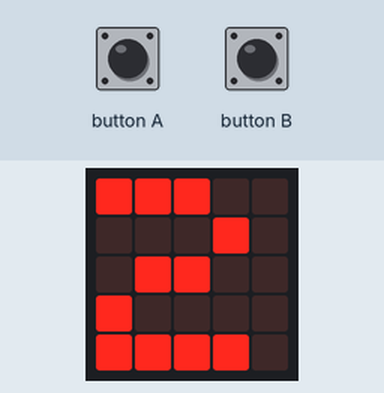
Bench run of a program on a simulated BBC micro:bit running MicroPython. Shown: the board's 5×5 LED display. The inputs (shaded band) are chosen by the test bench. Random numbers come from a fixed seed; the 48×5 strip is a reading aid, not a part: it shows the text the display is scrolling, unrolled, one strip-width of it at a time.

Above: at 1.1 s.
At 4.6 s:
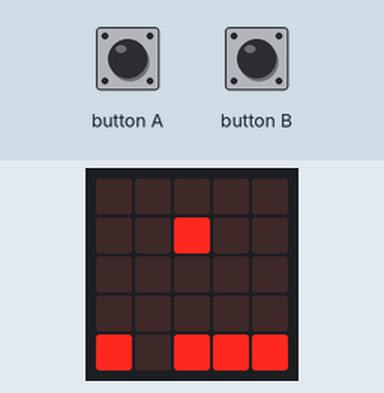
4.7 s: button A pressed for 0.15 s
At 5.8 s:
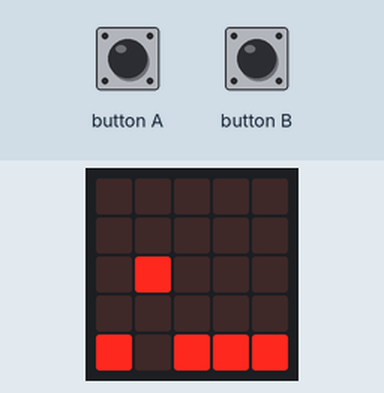
7.8 s: button B pressed 5 times (0.12 s each, 0.3 s apart)
At 9.8 s:
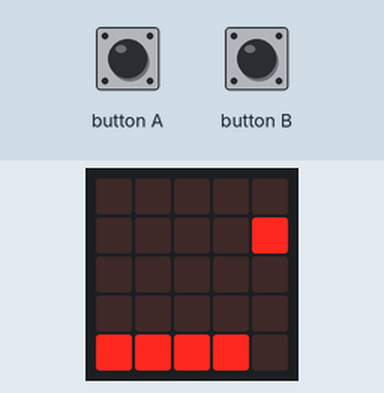
10.8 s: button A pressed for 1 s
At 11.8 s:
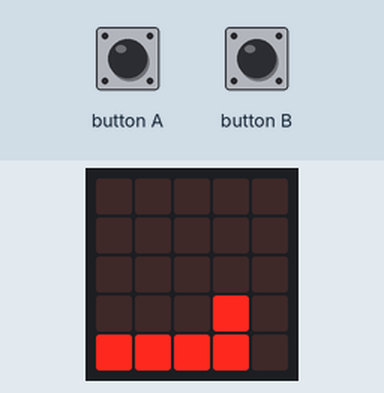
Timing chart, 0 to 13.8 s (numbered marks = the images above; inputs shaded):
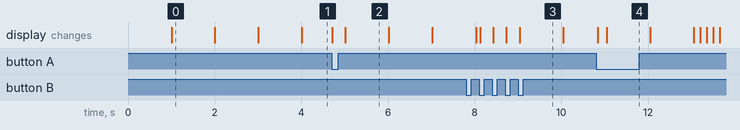

Measured:
- what the display in image 0 shows lasts 1.0 s, from 1.0 s to 2.0 s

The program:

main.py
```python
import random

from microbit import *

curr_x = 2
curr_y = 0
score = 0

drop_every = 10

new_line = True

display.clear()
display.show(["3", "2", "1"], delay=1000, wait=True, clear=True)
display.set_pixel(curr_x, curr_y, 9)

game_over = False
counter = 0
score = 0
hole_x = 2

while True:
    if new_line:
        while True:
            next_hole_x = random.randint(0, 4)
            if next_hole_x != hole_x:
                hole_x = next_hole_x
                break

        display.set_pixel(0, 4, 9)
        display.set_pixel(1, 4, 9)
        display.set_pixel(2, 4, 9)
        display.set_pixel(3, 4, 9)
        display.set_pixel(4, 4, 9)
        display.set_pixel(hole_x, 4, 0)
        new_line = False

    sleep(100)

    left = button_a.get_presses()
    right = button_b.get_presses()
    delta = right - left

    x = curr_x + delta
    if x < 0:
        x = 0
    elif x > 4:
        x = 4

    counter += 1
    if counter == drop_every:
        counter = 0
        y = curr_y + 1
        if y == 5:
            new_line = True
            y = 0
            score += 1
            if score % 3 == 0 and drop_every > 0:
                drop_every -= 1
        elif y == 4:
            if display.get_pixel(x, y) != 0:
                game_over = True
                break
    else:
        y = curr_y

    if display.get_pixel(x, y) == 0:
        display.set_pixel(curr_x, curr_y, 0)
        display.set_pixel(x, y, 9)
        curr_x = x
        curr_y = y

display.clear()
display.show(Image.SAD)
sleep(1000)
display.scroll(str(score), wait=True, loop=True)
```
